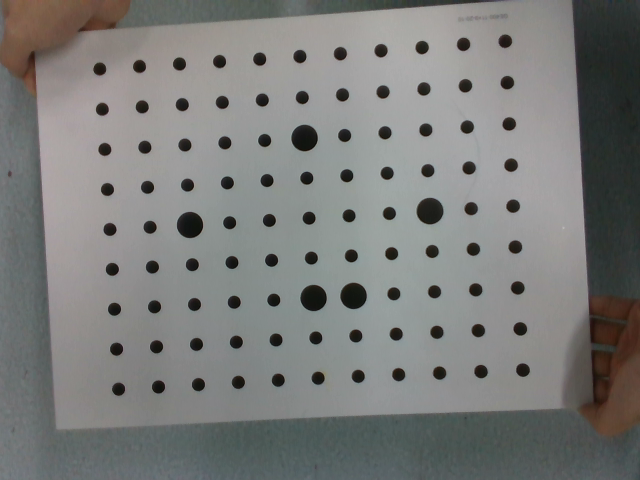
#> input picture python_version/images/480p/color0.png, 640 x 480 px; its folder holds only this picture in this run
$ python calibration.py
#> lines starting #> are read from the running program, lines starting #| are printed output that depends on the picture; after the words box and inside, x2 and y2 are one past the last pixel; in counts of white or black regions, pixels touching at a corner belong together
import glob
import os
import cv2
import numpy as np


def calibration(pattern, square_size, image_path):
    # 准备标定板的参数
#> called with pattern = (9, 11), square_size = 0.03, image_path = 'images/480p'
    rows, cols = pattern

    # 生成标定板上点的坐标
    objp = np.zeros((rows * cols, 3), np.float32)
    objp[:, :2] = np.mgrid[0:cols, 0:rows].T.reshape(-1, 2) * square_size

    # 存储物体点和图像点的列表
    objpoints = []  # 3D点（物体点）的集合
    imgpoints = []  # 2D点（图像点）的集合

    # 读取图像并检测角点
    images = glob.glob(os.path.join(image_path, '*.png'))
    for fname in images:
        img = cv2.imread(fname)
#> img is the input picture: shape (480, 640, 3); mean B, G, R 121.8, 123.7, 122.8
        gray = cv2.cvtColor(img, cv2.COLOR_BGR2GRAY)
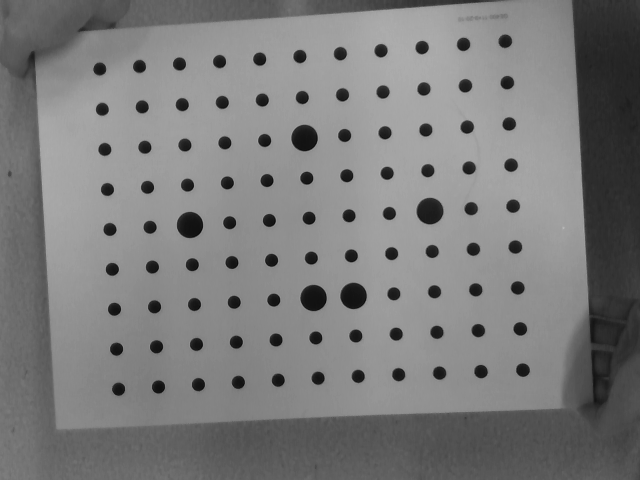
#> gray: shape (480, 640); min 8, max 183, mean 123.1
        ret, corners = cv2.findCirclesGrid(gray, (cols, rows), None)
#> ret = True; corners = 99 rows, first 8: [99.34, 68.55], [139.1, 66.02], [179.1, 63.59], [219.2, 61.22], [259.3, 58.73], [299.5, 56.12], [339.9, 53.29], [380.6, 50.32]
        if ret:
            objpoints.append(objp)
            imgpoints.append(corners)

            cv2.drawChessboardCorners(img, (cols, rows), corners, ret)
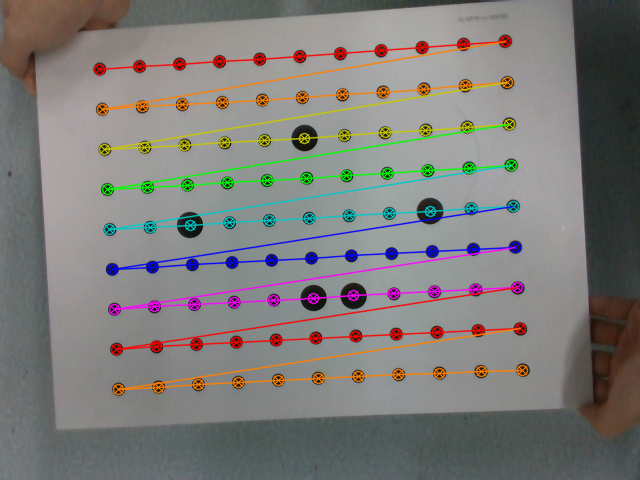
#> img: shape (480, 640, 3); 9.1% of pixels changed, all inside (x1, y1, x2, y2) = (93, 35, 529, 396)
            cv2.imshow('img', img)
            cv2.waitKey(10)

    cv2.destroyAllWindows()

    print(gray.shape[::-1])
#| (640, 480)
    ret, mtx, dist, rvecs, tvecs = cv2.calibrateCamera(
        objpoints, imgpoints, gray.shape[::-1], None, None)
#> ret = 0.05; mtx = [[340.6, 0, 321], [0, 340.7, 240.1], [0, 0, 1]]; dist = [[0.0249, 0.0537, 0.00033, 0.00068, -0.081]]; rvecs = ([0.00474, 0.0212, -0.0563],); tvecs = ([-0.166, -0.128, 0.258],)

    return mtx, dist

if __name__ == "__main__":
    pattern  = (9,11)
    square_size = 0.03
    camera_type = "Realsense"
    image_quality = "480p"
    image_path = f"images/{image_quality}"
    mtx, dist = calibration(pattern,square_size,image_path)
#> mtx = [[340.6, 0, 321], [0, 340.7, 240.1], [0, 0, 1]]; dist = [[0.0249, 0.0537, 0.00033, 0.00068, -0.081]]
    # 保存标定结果
    np.savez(f'{camera_type}-{image_quality}.npz', mtx=mtx, dist=dist)

    # 读取标定结果
    # data = np.load('calibration.npz')
    # mtx, dist, rvecs, tvecs = data['mtx'], data['dist'], data['rvecs'], data['tvecs']

$ run again, on python_version/images/480p/color12.png
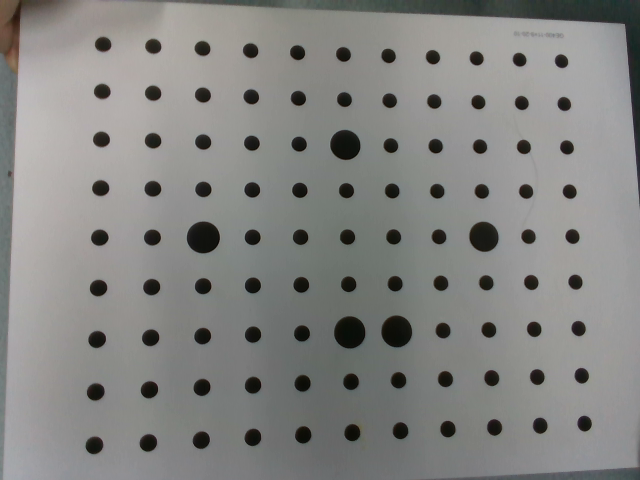
#> input picture python_version/images/480p/color12.png, 640 x 480 px
#> in calibration, img is the input picture: shape (480, 640, 3); mean B, G, R 130.1, 132.4, 132.3
#> in calibration, `ret, corners = cv2.findCirclesGrid(gray, (cols, rows), None)`: ret = True; corners = 99 rows, first 8: [102.7, 43.91], [152.9, 45.97], [202.2, 48.14], [250.3, 50.31], [297.2, 52.34], [343.1, 54.1], [388, 55.63], [432.5, 56.81]
#> in calibration, `cv2.drawChessboardCorners(img, (cols, rows), corners, ret)`:
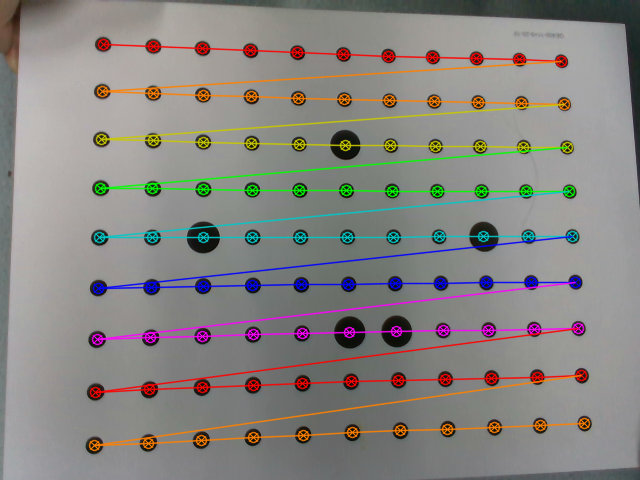
#> img: shape (480, 640, 3); 10.28% of pixels changed, all inside (x1, y1, x2, y2) = (88, 38, 591, 452)
#| (640, 480)
#> in calibration, `ret, mtx, dist, rvecs, tvecs = cv2.calibrateCamera( objpoints, imgpoin..`: ret = 0.0755; mtx = [[621, 0, 322.6], [0, 620.8, 243.5], [0, 0, 1]]; dist = [[0.138, -0.0139, 0.000694, -0.000904, -1.02]]; rvecs = ([-0.114, -0.131, -0.0113],); tvecs = ([-0.135, -0.123, 0.39],)
#> `mtx, dist = calibration(pattern,square_size,image_path)`: mtx = [[621, 0, 322.6], [0, 620.8, 243.5], [0, 0, 1]]; dist = [[0.138, -0.0139, 0.000694, -0.000904, -1.02]]

$ run again, on python_version/images/480p/color14.png
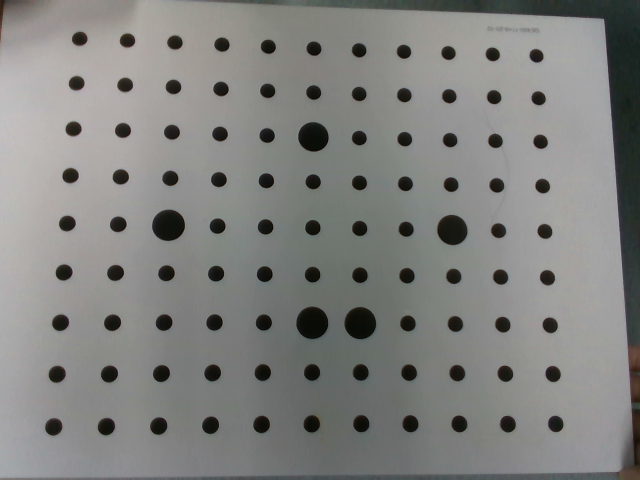
#> input picture python_version/images/480p/color14.png, 640 x 480 px
#> in calibration, img is the input picture: shape (480, 640, 3); mean B, G, R 127.8, 130.2, 129.8
#> in calibration, `ret, corners = cv2.findCirclesGrid(gray, (cols, rows), None)`: ret = True; corners = 99 rows, first 8: [79.26, 38.3], [127, 40.11], [174.6, 42.11], [221.6, 44.23], [268, 46.4], [313.5, 48.24], [358.7, 49.99], [403.4, 51.36]
#> in calibration, `cv2.drawChessboardCorners(img, (cols, rows), corners, ret)`:
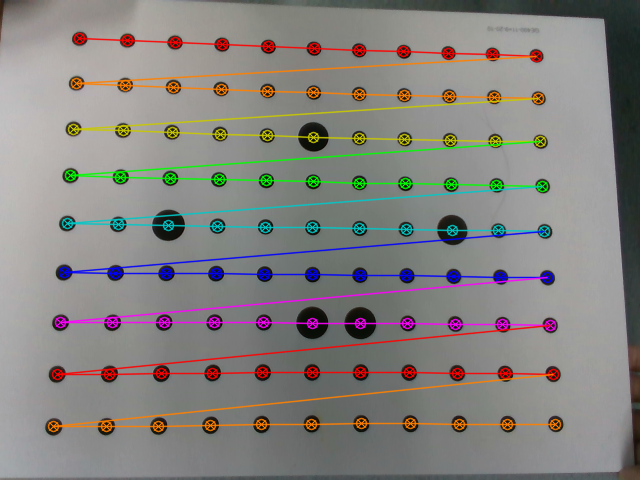
#> img: shape (480, 640, 3); 10.38% of pixels changed, all inside (x1, y1, x2, y2) = (47, 32, 562, 433)
#| (640, 480)
#> in calibration, `ret, mtx, dist, rvecs, tvecs = cv2.calibrateCamera( objpoints, imgpoin..`: ret = 0.0928; mtx = [[592.5, 0, 320.2], [0, 591.7, 242.7], [0, 0, 1]]; dist = [[0.139, -0.139, 0.000614, 0.00203, -0.451]]; rvecs = ([-0.147, -0.0748, 0.00935],); tvecs = ([-0.154, -0.131, 0.385],)
#> `mtx, dist = calibration(pattern,square_size,image_path)`: mtx = [[592.5, 0, 320.2], [0, 591.7, 242.7], [0, 0, 1]]; dist = [[0.139, -0.139, 0.000614, 0.00203, -0.451]]

$ run again, on python_version/images/480p/color1.png
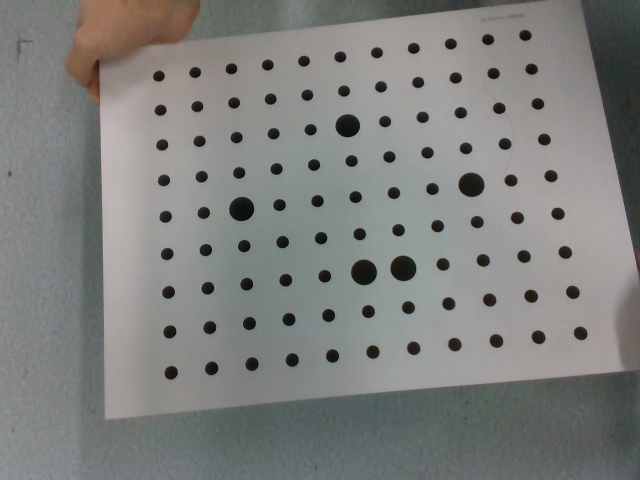
#> input picture python_version/images/480p/color1.png, 640 x 480 px
#> in calibration, img is the input picture: shape (480, 640, 3); mean B, G, R 125.7, 127.8, 126.7
#> in calibration, `ret, corners = cv2.findCirclesGrid(gray, (cols, rows), None)`: ret = True; corners = 99 rows, first 8: [158.4, 75.78], [194.7, 72.12], [231, 68.44], [267.3, 64.63], [303.5, 60.74], [339.9, 56.62], [376.5, 52.38], [413.3, 47.98]
#> in calibration, `cv2.drawChessboardCorners(img, (cols, rows), corners, ret)`:
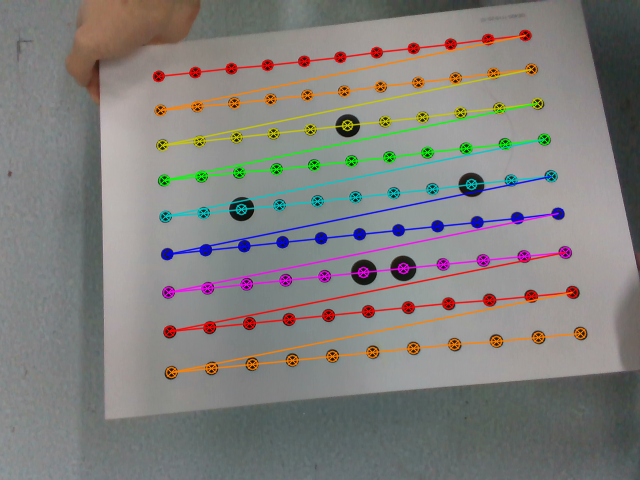
#> img: shape (480, 640, 3); 8.77% of pixels changed, all inside (x1, y1, x2, y2) = (152, 29, 587, 379)
#| (640, 480)
#> in calibration, `ret, mtx, dist, rvecs, tvecs = cv2.calibrateCamera( objpoints, imgpoin..`: ret = 0.0497; mtx = [[688.6, 0, 314.4], [0, 694, 245.2], [0, 0, 1]]; dist = [[0.122, 0.583, 0.00145, -2.98e-05, -3.9]]; rvecs = ([-0.248, 0.039, -0.0977],); tvecs = ([-0.128, -0.138, 0.574],)
#> `mtx, dist = calibration(pattern,square_size,image_path)`: mtx = [[688.6, 0, 314.4], [0, 694, 245.2], [0, 0, 1]]; dist = [[0.122, 0.583, 0.00145, -2.98e-05, -3.9]]
